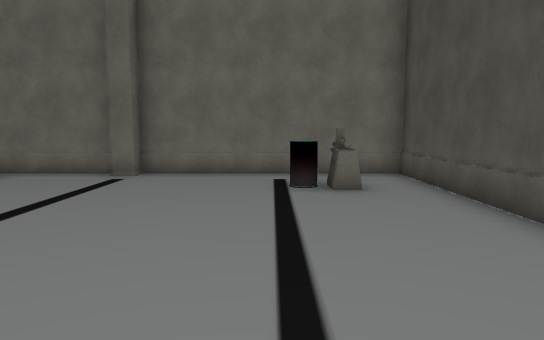
[1] (above)

14 first-person views from a walk through a Unity game level. The camera is 1.2 m above the floor, tilts 6° down and sees 70° across. The floor is counted in squares, 1 m on a side. Each view is taken from the middle of a square. On the plan, view 1 faces up. The plan holds only what a view shows up to about 15 squares ahead; the rest is blank. The player is left out. Some surface patterns are stand-ins.

[2]
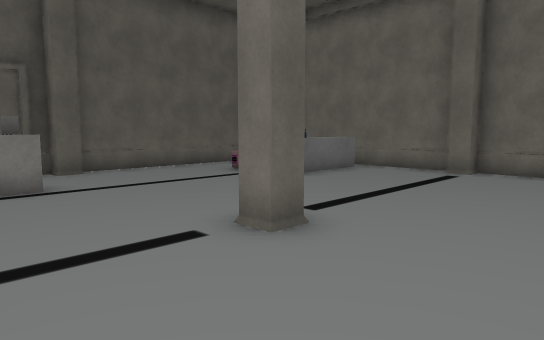

[3]
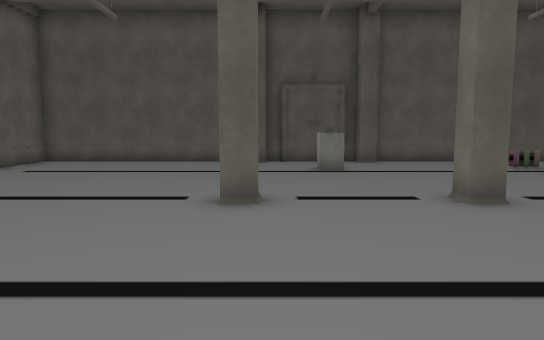

[4]
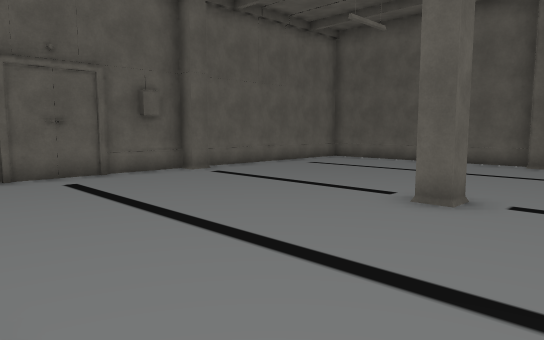

[5]
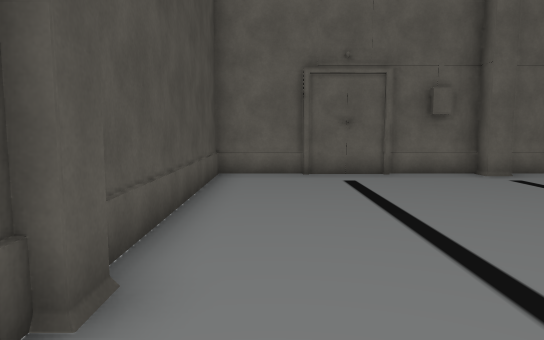

[6]
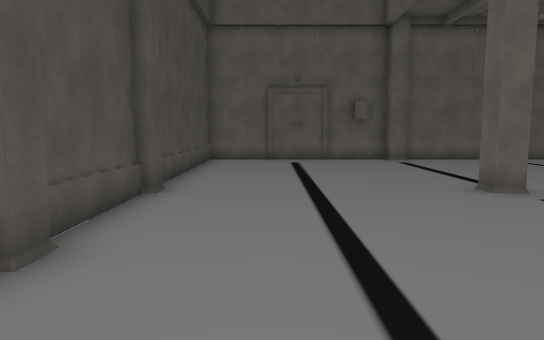

[7]
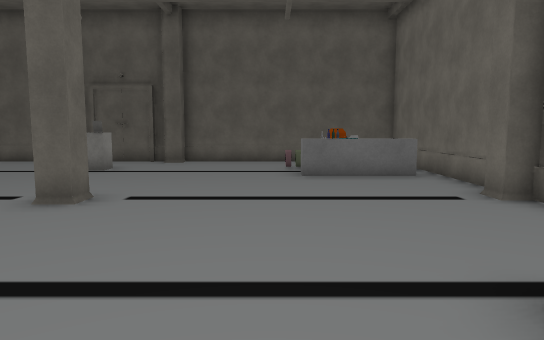

[8]
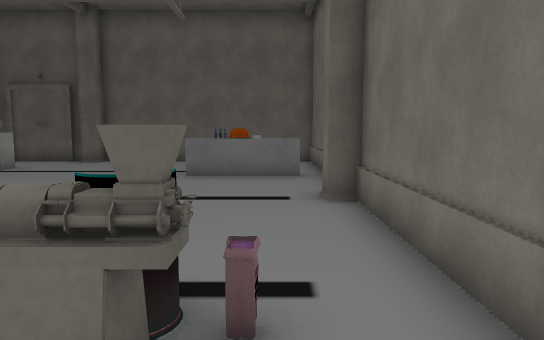

[9]
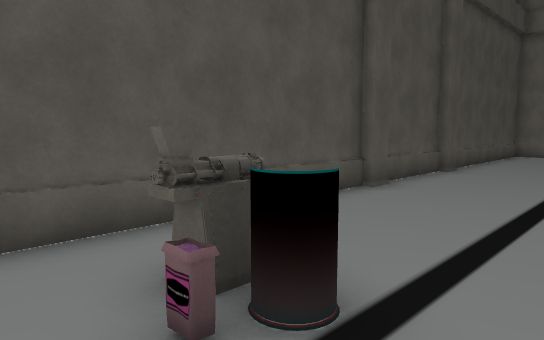

[10]
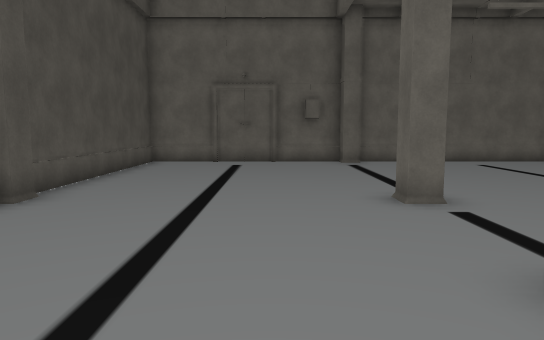

[11]
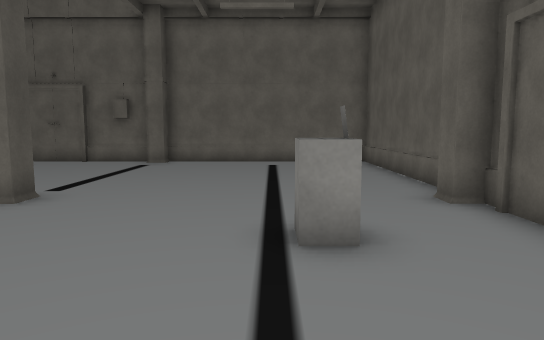

[12]
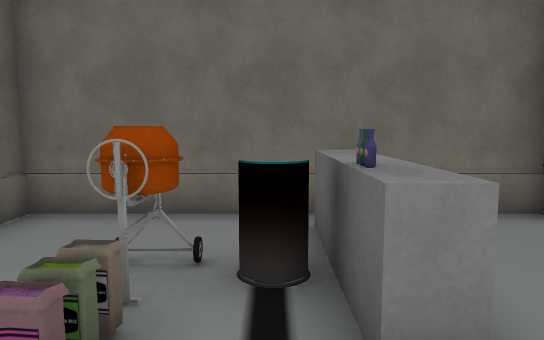

[13]
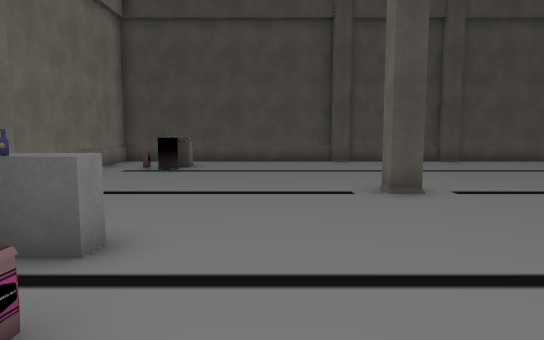

[14]
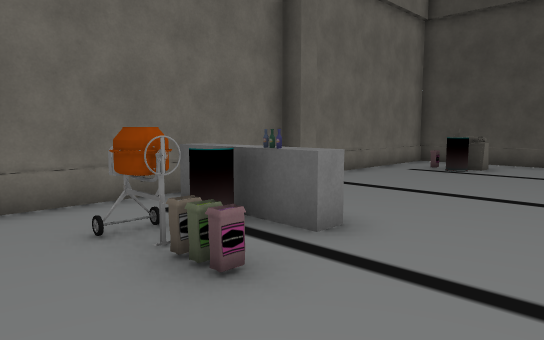

### Floor plan
Key: @ floor where view 1 was taken; # wall or solid block; . floor; = window, fence, low wall or low ledge; ^ raised ledge; O other object.
Columns run from 12 left of view 1 to 4 right of it. Each row starts with its distance up from view 1.
 11  OOOOOOOOOOOOOOO
 10 O....O..O.......O
  9 O....^.......O..O
  8 O..OOO.......O=.O
  7 O..O.^..........O
  6 O..O............O
  5 O...............O
  4 O...............O
  3 OO..............O
  2 OO......#......OO
  1 OO.OO...........O
  0 O...........@...O
 -1 OO..............O
 -2 OO......#......OO
 -3 O...............O
 -4 O...............O
 -5 O...............O
 -6 O...............O
 -7 O...............O
 -8 O...............O
 -9 O.......OO.OOO..O
-10  OOOOOOOOOOOOOOO

Positions as (right, up) in squares from view 1, and headings:
1: (0, 0), facing up
2: (0, -1), facing up-left
3: (3, -1), facing left
4: (3, 1), facing down-left
5: (2, 1), facing down
6: (1, 6), facing down
7: (3, 6), facing left
8: (3, 9), facing left
9: (-1, 10), facing down-right
10: (-1, 5), facing down
11: (-8, 5), facing down
12: (-8, 5), facing up
13: (-11, 5), facing right
14: (-11, 4), facing up-right
